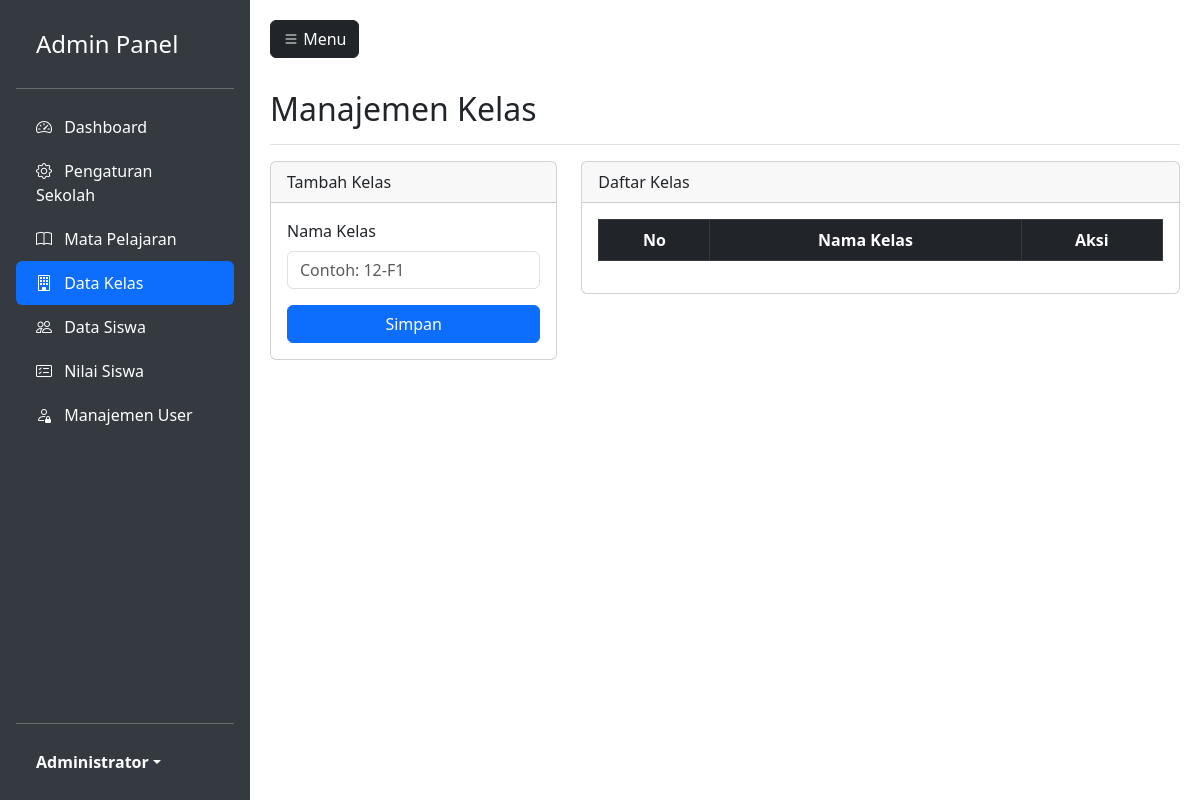
The page /admin/classes.php (signed in) on the database as committed earlier.
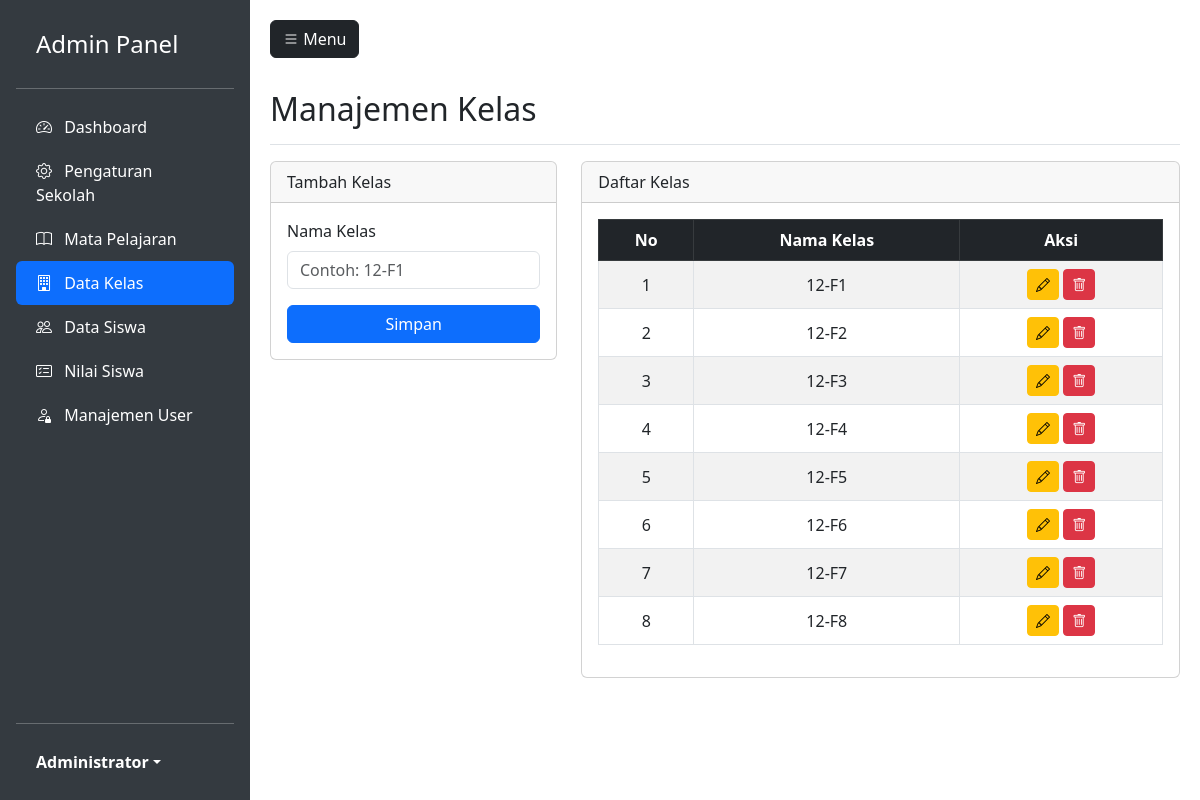
The same page on the database as committed later.
### tables this page shows
CREATE TABLE `classes` (
  `id` int(11) NOT NULL,
  `name` varchar(50) NOT NULL
);

### admin/classes.php (the view, shortened to what this page needs)
<?php
require_once 'header.php';
$classes = $pdo->query("SELECT * FROM classes ORDER BY name")->fetchAll();
$editClass = null;
?>
<div class="d-flex justify-content-between flex-wrap flex-md-nowrap align-items-center pt-3 pb-2 mb-3 border-bottom">
    <h1 class="h2">Manajemen Kelas</h1>
</div>
<div class="row">
    <div class="col-md-4">
        <div class="card mb-4">
            <div class="card-header"><?= $editClass ? 'Edit' : 'Tambah' ?> Kelas</div>
            <div class="card-body">
                <form method="POST" action="classes.php">
                    <div class="mb-3">
                        <label class="form-label">Nama Kelas</label>
                        <input type="text" name="name" class="form-control" placeholder="Contoh: 12-F1" value="<?= $editClass['name'] ?? '' ?>" required>
                    </div>
                    <button type="submit" class="btn btn-primary w-100"><?= $editClass ? 'Update' : 'Simpan' ?></button>
                </form>
            </div>
        </div>
    </div>
    <div class="col-md-8">
        <div class="card">
            <div class="card-header">Daftar Kelas</div>
            <div class="card-body">
                <div class="table-responsive">
                    <table class="table table-striped table-bordered text-center align-middle">
                        <thead class="table-dark">
                            <tr>
                                <th>No</th>
                                <th>Nama Kelas</th>
                                <th>Aksi</th>
                            </tr>
                        </thead>
                        <tbody>
                            <?php foreach ($classes as $index => $cls): ?>
                            <tr>
                                <td><?= $index + 1 ?></td>
                                <td><?= htmlspecialchars($cls['name']) ?></td>
                                <td>
                                    <a href="classes.php?edit=<?= $cls['id'] ?>" class="btn btn-sm btn-warning"><i class="bi bi-pencil"></i></a>
                                    <form method="POST" class="d-inline" onsubmit="return confirm('Hapus kelas ini?')">
                                        <button type="submit" class="btn btn-sm btn-danger"><i class="bi bi-trash"></i></button>
                                    </form>
                                </td>
                            </tr>
                            <?php endforeach; ?>
                        </tbody>
                    </table>
                </div>
            </div>
        </div>
    </div>
</div>
<?php require_once 'footer.php'; ?>

### admin/header.php (shortened to what this page needs)
<!DOCTYPE html>
<html lang="id">
<head>
    <link href="https://cdn.jsdelivr.net/npm/bootstrap@5.3.0/dist/css/bootstrap.min.css" rel="stylesheet">
    <link rel="stylesheet" href="https://cdn.jsdelivr.net/npm/bootstrap-icons@1.11.0/font/bootstrap-icons.css">
</head>
<body>
<div class="d-flex" id="wrapper">
    <div class="sidebar d-flex flex-column flex-shrink-0 p-3 text-white" id="sidebar">
        <a href="index.php" class="d-flex align-items-center mb-3 mb-md-0 me-md-auto text-white text-decoration-none">
            <span class="fs-4">Admin Panel</span>
        </a>
        <hr>
        <ul class="nav nav-pills flex-column mb-auto">
            <li><a href="index.php" class="nav-link text-white <?= basename($_SERVER['PHP_SELF']) == 'index.php' ? 'active' : '' ?>"><i class="bi bi-speedometer2 me-2"></i> Dashboard</a></li>
            <li><a href="settings.php" class="nav-link text-white <?= basename($_SERVER['PHP_SELF']) == 'settings.php' ? 'active' : '' ?>"><i class="bi bi-gear me-2"></i> Pengaturan Sekolah</a></li>
            <li><a href="subjects.php" class="nav-link text-white <?= basename($_SERVER['PHP_SELF']) == 'subjects.php' ? 'active' : '' ?>"><i class="bi bi-book me-2"></i> Mata Pelajaran</a></li>
            <li><a href="classes.php" class="nav-link text-white <?= basename($_SERVER['PHP_SELF']) == 'classes.php' ? 'active' : '' ?>"><i class="bi bi-building me-2"></i> Data Kelas</a></li>
            <li><a href="students.php" class="nav-link text-white <?= basename($_SERVER['PHP_SELF']) == 'students.php' ? 'active' : '' ?>"><i class="bi bi-people me-2"></i> Data Siswa</a></li>
            <li><a href="grades.php" class="nav-link text-white <?= basename($_SERVER['PHP_SELF']) == 'grades.php' ? 'active' : '' ?>"><i class="bi bi-card-checklist me-2"></i> Nilai Siswa</a></li>
            <li><a href="users.php" class="nav-link text-white <?= basename($_SERVER['PHP_SELF']) == 'users.php' ? 'active' : '' ?>"><i class="bi bi-person-lock me-2"></i> Manajemen User</a></li>
        </ul>
        <hr>
        <div class="dropdown">
            <a href="#" class="d-flex align-items-center text-white text-decoration-none dropdown-toggle" id="dropdownUser1" data-bs-toggle="dropdown" aria-expanded="false">
                <strong><?= htmlspecialchars($_SESSION['user_name']) ?></strong>
            </a>
        </div>
    </div>
    <div class="content flex-grow-1">
        <button class="btn btn-dark mb-3" id="sidebarToggle"><i class="bi bi-list"></i> Menu</button>

### admin/footer.php (shortened to what this page needs)
    </div>
</div>
</body>
</html>

### admin/header.php (style rules this page uses)
body { min-height: 100vh; overflow-x: hidden; }
.sidebar { min-height: 100vh; background: #343a40; color: white; width: 250px; transition: margin-left 0.3s; flex-shrink: 0; }
.sidebar a { color: rgba(255,255,255,.8); text-decoration: none; display: block; padding: 10px 20px; }
.sidebar a:hover, .sidebar a.active { background: #495057; color: white; }
.content { width: 100%; padding: 20px; transition: all 0.3s; }

Rows that differ between the two databases and show on the page:
added classes: name "12-F1"
added classes: name "12-F2"
added classes: name "12-F3"
added classes: name "12-F4"
added classes: name "12-F5"
added classes: name "12-F6"
added classes: name "12-F7"
added classes: name "12-F8"
